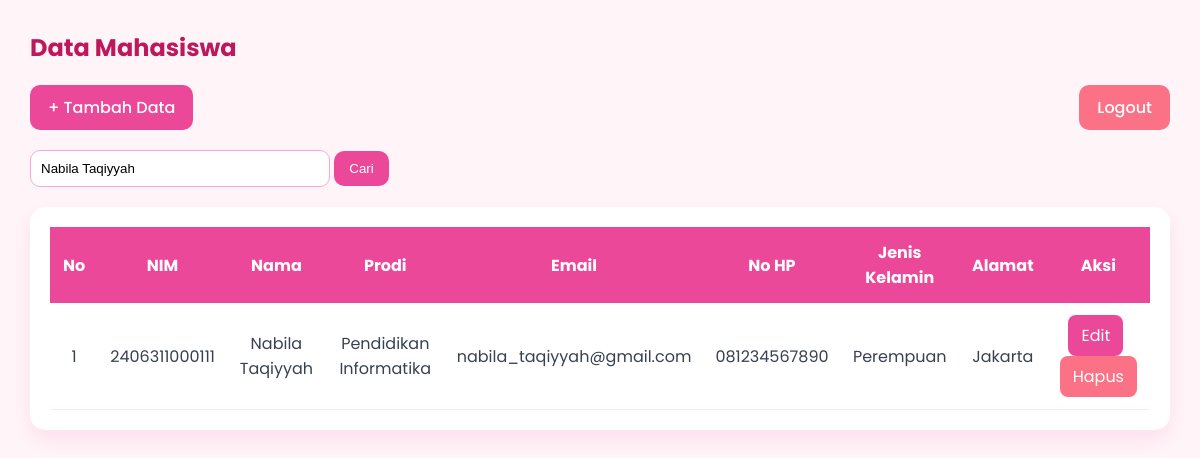
The page /index.php?cari=Nabila Taqiyyah (signed in) on the database its author committed.
### tables this page shows
CREATE TABLE `mahasiswa` (
  `id` int(11) NOT NULL,
  `nim` varchar(20) DEFAULT NULL,
  `nama` varchar(100) DEFAULT NULL,
  `prodi` varchar(100) DEFAULT NULL,
  `email` varchar(100) DEFAULT NULL,
  `no_hp` varchar(20) DEFAULT NULL,
  `jenis_kelamin` varchar(20) DEFAULT NULL,
  `alamat` text DEFAULT NULL
);

### function.php (called while the page is built, shortened)
<?php
include 'koneksi.php';
function tampilData($query)
{
    global $koneksi;
    $data = mysqli_query($koneksi, $query);
    return $data;
}
?>

### index.php (the view, shortened to what this page needs)
<?php
include 'function.php';
if(isset($_GET['cari'])){
    $cari = $_GET['cari'];
    $data = tampilData("SELECT * FROM mahasiswa
    WHERE nama LIKE '%$cari%'
    OR nim LIKE '%$cari%'
    OR prodi LIKE '%$cari%'");
}else{
    $data = tampilData("SELECT * FROM mahasiswa");
}
?>
<!DOCTYPE html>
<html>
<head>
    <link rel="stylesheet" href="style.css">
</head>
<body>
<div class="container">
<h2>Data Mahasiswa</h2>
<div class="top-bar">
<a href="tambah.php" class="btn tambah">
+ Tambah Data
</a>
<a href="logout.php" class="btn logout">
Logout
</a>
</div>
<form method="GET" class="search-box">
<input
type="text"
name="cari"
placeholder="Cari Nama / NIM / Prodi"
value="<?php
if(isset($_GET['cari'])){
    echo $_GET['cari'];
}
?>">
<button type="submit">
Cari
</button>
</form>
<div class="table-container">
<table>
<tr>
<th>No</th>
<th>NIM</th>
<th>Nama</th>
<th>Prodi</th>
<th>Email</th>
<th>No HP</th>
<th>Jenis Kelamin</th>
<th>Alamat</th>
<th>Aksi</th>
</tr>
<?php
$no = 1;
while($d = mysqli_fetch_array($data)){
?>
<tr>
<td><?php echo $no++; ?></td>
<td><?php echo $d['nim']; ?></td>
<td><?php echo $d['nama']; ?></td>
<td><?php echo $d['prodi']; ?></td>
<td><?php echo $d['email']; ?></td>
<td><?php echo $d['no_hp']; ?></td>
<td><?php echo $d['jenis_kelamin']; ?></td>
<td><?php echo $d['alamat']; ?></td>
<td>
<a
href="edit.php?id=<?php echo $d['id']; ?>"
class="edit-btn">
Edit
</a>
<a
href="hapus.php?id=<?php echo $d['id']; ?>"
class="hapus-btn"
onclick="return confirm('Yakin ingin menghapus data ini?')">
Hapus
</a>
</td>
</tr>
<?php
}
?>
</table>
</div>
</div>
</body>
</html>

### style.css (style rules this page uses)
* { margin:0; padding:0; box-sizing:border-box; }
body { font-family:'Poppins',sans-serif; background:#FFF5F8; color:#374151; }
.container { width:95%; margin:30px auto; }
.container h2 { margin-bottom:20px; color:#BE185D; }
.top-bar { display:flex; justify-content:space-between; margin-bottom:20px; }
.btn { color:white; text-decoration:none; padding:10px 18px; border-radius:10px; transition:.3s; font-weight:500; }
.tambah { background:#EC4899; }
.logout { background:#FB7185; }
.search-box { margin-bottom:20px; }
.search-box input { width:300px; padding:10px; border:1px solid #F9A8D4; border-radius:10px; }
.search-box button { padding:10px 15px; border:none; background:#EC4899; color:white; border-radius:10px; cursor:pointer; transition:.3s; }
.table-container { background:white; padding:20px; border-radius:15px; box-shadow:0 10px 20px rgba(236,72,153,.12); overflow:auto; }
table { width:100%; border-collapse:collapse; }
th { background:#EC4899; color:white; padding:13px; }
td { padding:12px; border-bottom:1px solid #FCE7F3; text-align:center; }
.edit-btn { display:inline-block; background:#EC4899; color:white; text-decoration:none; padding:8px 13px; border-radius:8px; margin-right:5px; transition:.3s; }
.hapus-btn { display:inline-block; background:#FB7185; color:white; text-decoration:none; padding:8px 13px; border-radius:8px; transition:.3s; }

### rows shown on the page
mahasiswa: nim "2406311000111", nama "Nabila Taqiyyah", prodi "Pendidikan Informatika", email "nabila_taqiyyah@gmail.com", no_hp "081234567890", jenis_kelamin "Perempuan", alamat "Jakarta"
